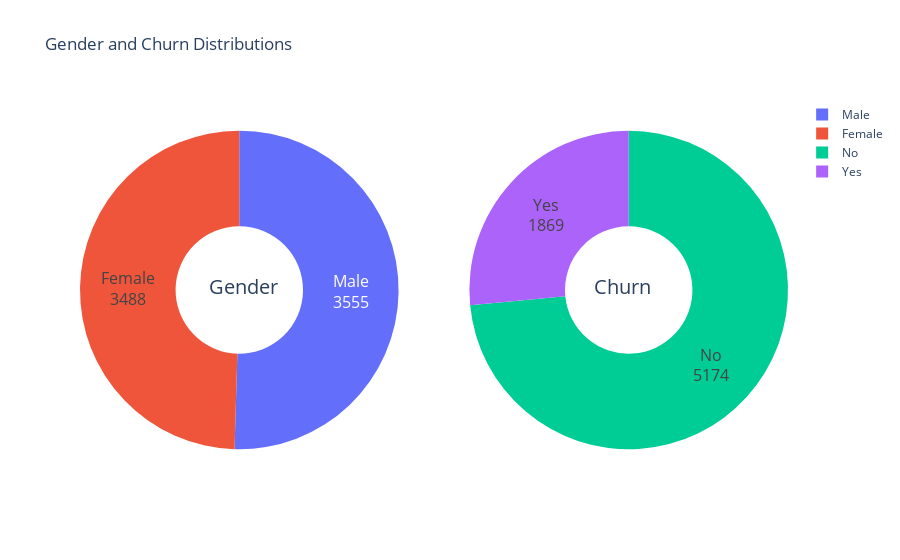

Notebook cell for this chart:
### Code cell
g_labels = ['Male', 'Female']
c_labels = ['No', 'Yes']

gender_counts = df['gender'].value_counts().reindex(g_labels)
churn_counts = df['Churn'].value_counts().reindex(c_labels)

fig = make_subplots(
    rows=1,
    cols=2,
    specs=[[{'type': 'domain'}, {'type': 'domain'}]]
)

fig.add_trace(
    go.Pie(
        labels=g_labels,
        values=gender_counts,
        name="Gender"
    ),
    1, 1
)

fig.add_trace(
    go.Pie(
        labels=c_labels,
        values=churn_counts,
        name="Churn"
    ),
    1, 2
)

fig.update_traces(
    hole=0.4,
    hoverinfo="label+value+name",  # 🔥 ВАЖНО: value, а не percent
    textinfo="label+value",
    textfont_size=16
)

fig.update_layout(
    title_text="Gender and Churn Distributions",
    annotations=[
        dict(text='Gender', x=0.18, y=0.51, font_size=20, showarrow=False),
        dict(text='Churn', x=0.81, y=0.51, font_size=20, showarrow=False)
    ]
)

fig.show()

### Figure 1 — Plotly figure (JSON) as saved in the notebook; plotly's stock layout.template omitted (floating-point values rounded to 4 significant figures)
{"data": [{"domain": {"x": [0, 0.45], "y": [0, 1]}, "hole": 0.4, "hoverinfo": "label+value+name", "labels": ["Male", "Female"], "name": "Gender", "textfont": {"size": 16}, "textinfo": "label+value", "type": "pie", "values": [3555, 3488]}, {"domain": {"x": [0.55, 1], "y": [0, 1]}, "hole": 0.4, "hoverinfo": "label+value+name", "labels": ["No", "Yes"], "name": "Churn", "textfont": {"size": 16}, "textinfo": "label+value", "type": "pie", "values": [5174, 1869]}], "layout": {"annotations": [{"font": {"size": 20}, "showarrow": false, "text": "Gender", "x": 0.18, "y": 0.51}, {"font": {"size": 20}, "showarrow": false, "text": "Churn", "x": 0.81, "y": 0.51}], "title": {"text": "Gender and Churn Distributions"}}}
